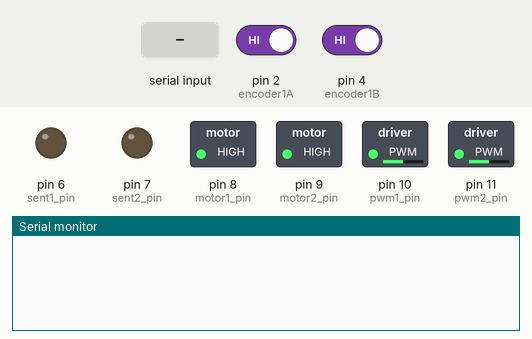
The sketch below on a simulated Arduino Uno, built with avr-gcc and run on an emulated ATmega328P. On the bench: switched loads named in the sketch (green lamp = pin HIGH), output pins drawn as LEDs (lit = HIGH), the last lines printed to the serial monitor. The inputs (shaded band) are chosen by the test bench; at power-on: pin 2 (encoder1A) HIGH, pin 4 (encoder1B) HIGH.

Above: at 1.2 s.
1.3 s: "A1 speed \n" received over Serial
At 2.5 s:
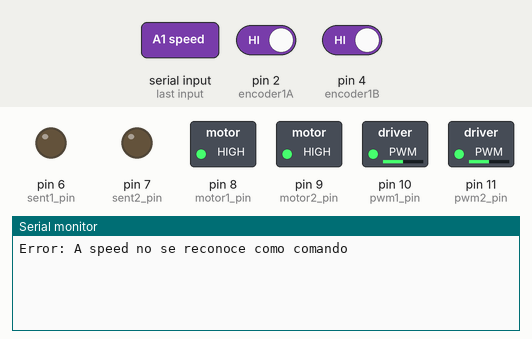
2.8 s: "A1 on left\n" received over Serial
At 3.9 s:
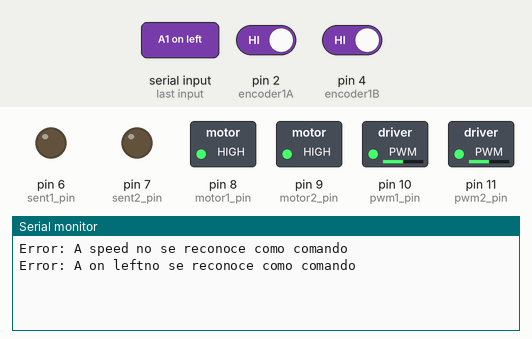
4.3 s: "A1 on right\n" received over Serial
At 5.1 s:
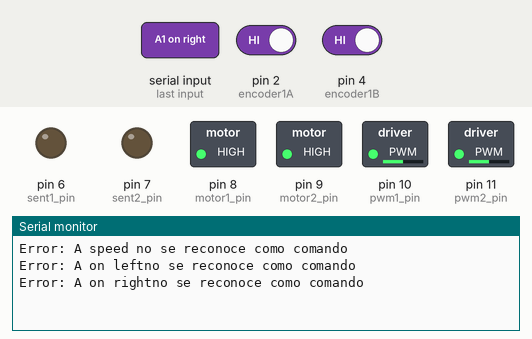

The sketch:

cidg_p3.ino
```cpp
  #define pwm1_pin    10
  #define pwm2_pin    11
  #define motor1_pin  8
  #define motor2_pin  9

  #define encoder1A   2
  #define encoder1B   4
  #define encoder2A   3
  #define encoder2B   5

  #define sent1_pin   6
  #define sent2_pin   7


// define variables for serial comunication
String inputString = "";         // a String to hold incoming data
String inputPWM = "";
String distancia = "";
String angulo = "";
char lastChar = 'x';
int espacios = 0;
int pwmValue=0;
boolean stringComplete = false;  // whether the string is complete
boolean lastIsNumber = false;
boolean isFirstNumber = true;
// define variables for encoders
int m1State;
int m1LastState;
int m2State;
int m2LastState;
int counterm1;
int counterm2;
void setup() {
  // put your setup code here, to run once:
  pinMode(pwm1_pin , OUTPUT);
  pinMode(motor1_pin, OUTPUT);
  pinMode(sent1_pin, OUTPUT);
  pinMode(motor2_pin, OUTPUT);
  pinMode(pwm2_pin , OUTPUT);
  pinMode(sent2_pin, OUTPUT);
  pinMode(encoder1A, INPUT);
  pinMode(encoder1B, INPUT);
  pinMode(encoder2A, INPUT);
  pinMode(encoder2B, INPUT);

  // Start serial communication
  Serial.begin(9600);
  // Start with off motors
  analogWrite(pwm1_pin,127);
  analogWrite(pwm2_pin,127);
  // Set initial rotation direction
  digitalWrite(motor1_pin,HIGH);
  digitalWrite(motor2_pin,HIGH);
  // Read encoder initial state
  m1LastState = digitalRead(encoder1A);
  m2LastState = digitalRead(encoder1B);

}

void loop() {

  if(stringComplete){

    if(inputString=="A1 speed "){
      pwmValue = inputPWM.toInt();
      analogWrite(pwm1_pin, pwmValue+127);
    }
    else if(inputString=="A2 speed "){
      pwmValue = inputPWM.toInt();
      analogWrite(pwm2_pin, pwmValue+127);
    }
    else if(inputString=="A1 on left"){

    }
    else if(inputString=="A1 on right"){

    }
    else if(inputString=="A1 off"){

    }
    else if(inputString=="A2 on left"){

    }
    else if(inputString=="A2 on right"){

    }
    else if(inputString=="A2 off"){

    }else if(inputString=="MV  "){
      int dis = distancia.toInt();
      int ang = angulo.toInt();
      Serial.print("MOVER");
      mover(dis,ang);
    }else{
      Serial.print("Error: ");
      Serial.print(inputString);
      Serial.println("no se reconoce como comando");
    }

    inputString = "";
    inputPWM = "";
    distancia = "";
    angulo = "";
    espacios = 0;
    lastChar = 'x';
    lastIsNumber = false;
    stringComplete = false;

  }
}


void serialEvent() {
  while (Serial.available()) {
    // get the new byte:
    char inChar = (char)Serial.read();
    // if the incoming character is a newline, set a flag so the main loop can
    // do something about it:
    if (inChar == '\n') {
      stringComplete = true;
      espacios = 0;
    }else{
      if(isDigit(inChar) || inChar=='-'){
        if(espacios==2){
          angulo += inChar;
        }else{
          distancia += inChar;
        }

      }else{
        inputString += inChar;
        if(inChar==' '){
          espacios++;
        }
      }
    }
    lastChar = inChar;
  }
}


void mover(int dis, int ang){
  int pasosM1 = 0;
  int pasosM2 = 0;
  if( dis==0 && ang==0){
    // STOP
    analogWrite(pwm1_pin,127);
    analogWrite(pwm2_pin,127);
  } else if(dis>0 && ang==0){
    // FOWARD
    analogWrite(pwm1_pin,180);
    analogWrite(pwm2_pin,180);
    encoder_steps_walk(dis);
    analogWrite(pwm1_pin,127);
    analogWrite(pwm2_pin,127);

  } else if(dis<0 && ang==0){
    // BACKWARDS
    analogWrite(pwm1_pin,75);
    analogWrite(pwm2_pin,75);
    encoder_steps_walk(not_data(dis));
    analogWrite(pwm1_pin,127);
    analogWrite(pwm2_pin,127);

  } else if(dis==0 && ang>0){
    // CLOCKWISE
    analogWrite(pwm1_pin,167);
    analogWrite(pwm2_pin,87);
    encoder_steps_spin(ang);
    analogWrite(pwm1_pin,127);
    analogWrite(pwm2_pin,127);

  } else if(dis==0 && ang<0){
    // COUNTER CLOCKWISE
    analogWrite(pwm1_pin,87);
    analogWrite(pwm2_pin,167);
    encoder_steps_spin(not_data(ang));
    analogWrite(pwm1_pin,127);
    analogWrite(pwm2_pin,127);
  }
}

int not_data(int data){
  int notData = 0;
  if(data<0){
    notData = -1*data;
    return notData;
  } else {
    return data;
  }
}

void encoder_steps_walk(float dis){
  int z = 0; // Total Steps
  int temp_steps = 0; // Now Steps
  z = (int) dis*45.47;

  while(z != 0){
    m1State = digitalRead(encoder1A);
    if(m1State != m1LastState){
      m1LastState = m1State;
      z--;
    }
  } // Exit While
}

int encoder_steps_spin(float ang){
  int z = 0;
  z = (int) ang*95.49;

  while(z != 0){
    m1State = digitalRead(encoder1A);
    if(m1State != m1LastState){
      m1LastState = m1State;
      z--;
    }
  } // Exit While
}

void encoders_calibration(){
  // Counts the numbers of steps in a revolution of the wheel
  m1State = digitalRead(encoder1A);
  if(m1LastState!=m1State){
    counterm1++;
    m1LastState = m1State;
    Serial.println(counterm1);
  }
}

void encoders_scan(){
  // Display the outputs of the encoders
  Serial.print(digitalRead(encoder1A));
  Serial.print(digitalRead(encoder2A));
  Serial.print(" ");
  Serial.print(digitalRead(encoder1B));
  Serial.println(digitalRead(encoder2B));
}

void encoderCuadratureM1(){
  //
  if(m1State != m1LastState){
    if(digitalRead(encoder2A) != m1State){

    }
  }
  Serial.print(digitalRead(encoder1A));
  Serial.print(digitalRead(encoder1B));
  Serial.print("    ");
  Serial.print(digitalRead(encoder2A));
  Serial.println(digitalRead(encoder2B));
}

void encoderIncremental(){

}
```

Measured:
- after the input at 1.3 s, the serial monitor: prints a new line at once (image 1)
- after the input at 2.8 s, the serial monitor: prints a new line at once (image 2)
- after the input at 4.3 s, the serial monitor: prints a new line at once (image 3)
